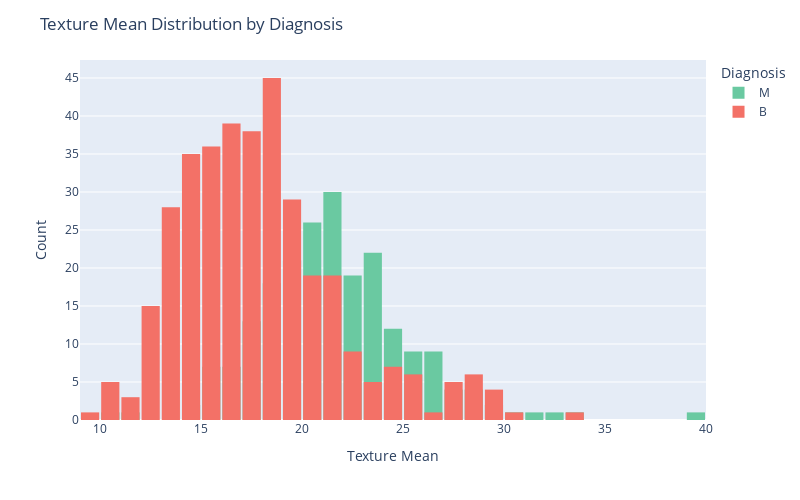

The notebook cell this image was saved under:
### Code cell
fig = ax.histogram(data_frame=df, x='texture_mean', color='diagnosis',
                   color_discrete_sequence=['#6AC9A1', '#F37167'])

fig.update_layout(
    title="Texture Mean Distribution by Diagnosis",
    xaxis_title="Texture Mean",
    yaxis_title="Count",
    showlegend=True,
    legend_title="Diagnosis",
    barmode='overlay',
    bargap=0.1,  # gap between bars
    width=800,  # Set the width of the plot
    height=500,  # Set the height of the plot
)

# Show the plot
fig.show()

### Figure 1 — Plotly figure (JSON) as saved in the notebook; plotly's stock layout.template omitted (floating-point values rounded to 4 significant figures; data arrays with more than 128 entries replaced by an {"elided": "..."} marker saying what was removed)
{"data": [{"alignmentgroup": "True", "bingroup": "x", "hovertemplate": "diagnosis=M<br>texture_mean=%{x}<br>count=%{y}<extra></extra>", "legendgroup": "M", "marker": {"color": "#6AC9A1", "pattern": {"shape": ""}}, "name": "M", "offsetgroup": "M", "orientation": "v", "showlegend": true, "type": "histogram", "x": {"elided": "212 float values"}, "xaxis": "x", "yaxis": "y"}, {"alignmentgroup": "True", "bingroup": "x", "hovertemplate": "diagnosis=B<br>texture_mean=%{x}<br>count=%{y}<extra></extra>", "legendgroup": "B", "marker": {"color": "#F37167", "pattern": {"shape": ""}}, "name": "B", "offsetgroup": "B", "orientation": "v", "showlegend": true, "type": "histogram", "x": {"elided": "357 float values"}, "xaxis": "x", "yaxis": "y"}], "layout": {"bargap": 0.1, "barmode": "overlay", "height": 500, "legend": {"title": {"text": "Diagnosis"}, "tracegroupgap": 0}, "margin": {"t": 60}, "showlegend": true, "title": {"text": "Texture Mean Distribution by Diagnosis"}, "width": 800, "xaxis": {"anchor": "y", "domain": [0, 1], "title": {"text": "Texture Mean"}}, "yaxis": {"anchor": "x", "domain": [0, 1], "title": {"text": "Count"}}}}
